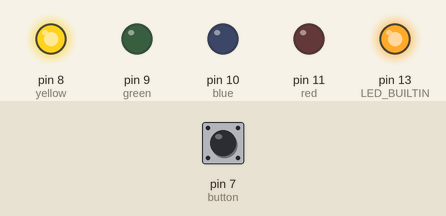
Bench run of a sketch on a simulated Arduino Uno, built with avr-gcc and run on an emulated ATmega328P. Shown: output pins drawn as LEDs (lit = HIGH). Dashed ring = blinking. The test bench sets the inputs (shaded band); at power-on: pin 7 (button) HIGH.

Above: at 1.8 s.
1.9 s: pin 7 (button) pulled LOW for 0.6 s
At 2.3 s:
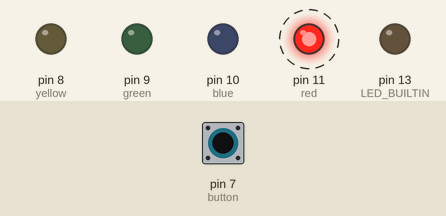
4.9 s: pin 7 (button) pulled LOW for 1 s
At 6.4 s:
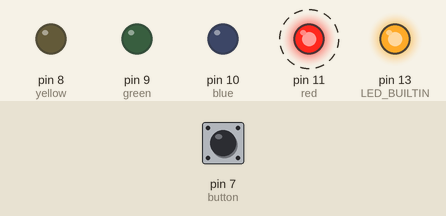
7.9 s: pin 7 (button) pulled LOW for 0.6 s
At 8.4 s:
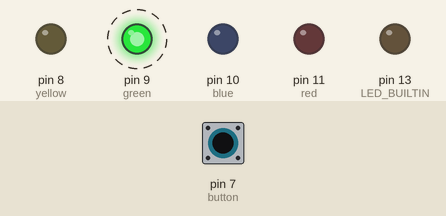
10.9 s: pin 7 (button) pulled LOW for 3.2 s
At 15.4 s:
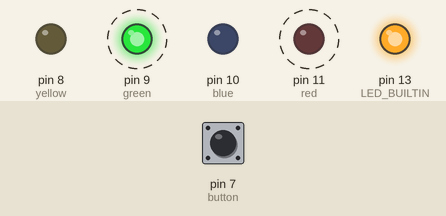
Timing chart, 0 to 16.6 s (numbered marks = the images above; inputs shaded):
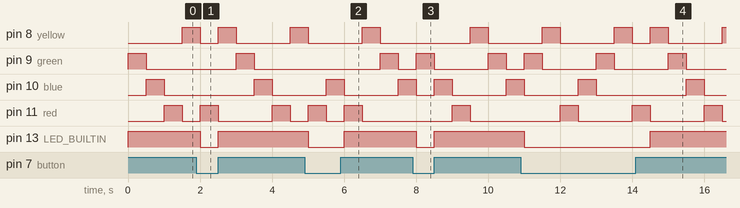

The sketch:

pregunta1.ino
```cpp
// C++ code
//

int red = 11;
int blue = 10;
int green = 9;
int yellow = 8;
int button = 7;

int count = 3;

void setup()
{
  pinMode(LED_BUILTIN, OUTPUT);

  pinMode(red, OUTPUT);
  pinMode(blue, OUTPUT);
  pinMode(green, OUTPUT);
  pinMode(yellow, OUTPUT);

  pinMode(button, INPUT);

//  digitalWrite(red, HIGH);
//  digitalWrite(blue, HIGH);
//  digitalWrite(green, HIGH);
//  digitalWrite(yellow, HIGH);

}

void loop()
{
  int pressed = digitalRead(button);
  digitalWrite(LED_BUILTIN, pressed);
  if(!pressed)
    count = (count + 1)%4;
  else
    count = (count + 3)%4;


  int state = 1 << count;

  digitalWrite(red, state & 0x1);
  digitalWrite(blue, state & 0x2);
  digitalWrite(green, state & 0x4);
  digitalWrite(yellow, state & 0x8);

  delay(500);

}
```

Measured:
- after the input at 1.9 s, pin 13 (LED_BUILTIN): HIGH → LOW after 0.10 s, → HIGH 0.50 s later
- after the input at 4.9 s, pin 13 (LED_BUILTIN): HIGH → LOW after 0.10 s, → HIGH 1.0 s later
- after the input at 7.9 s, pin 13 (LED_BUILTIN): HIGH → LOW after 0.10 s, → HIGH 0.50 s later
- after the input at 10.9 s, pin 13 (LED_BUILTIN): HIGH → LOW after 0.10 s, → HIGH 3.5 s later
- by itself, pin 9 (green), pin 11 (red): alternates HIGH for 0.50 s and LOW for 1.5 s
